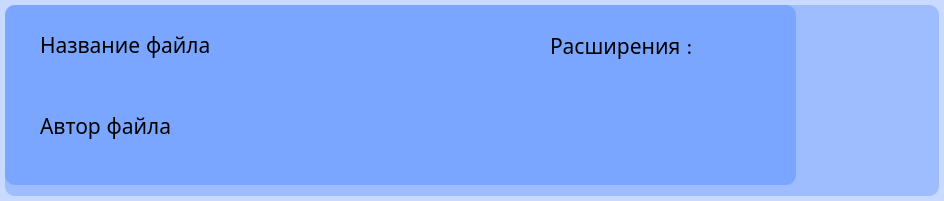
<?xml version="1.0" encoding="UTF-8"?>
<ui version="4.0">
 <class>Student</class>
 <widget class="QWidget" name="Student">
  <property name="geometry">
   <rect>
    <x>0</x>
    <y>0</y>
    <width>944</width>
    <height>201</height>
   </rect>
  </property>
  <property name="minimumSize">
   <size>
    <width>934</width>
    <height>171</height>
   </size>
  </property>
  <property name="maximumSize">
   <size>
    <width>16777215</width>
    <height>16777215</height>
   </size>
  </property>
  <property name="windowTitle">
   <string>Widget</string>
  </property>
  <property name="styleSheet">
   <string notr="true">font: 16pt &quot;URW Gothic [UKWN]&quot;;
background-color: rgba(0, 85, 255, 55);
border-radius: 10px;
margin:5px</string>
  </property>
  <widget class="QWidget" name="widget" native="true">
   <property name="geometry">
    <rect>
     <x>0</x>
     <y>0</y>
     <width>801</width>
     <height>190</height>
    </rect>
   </property>
   <property name="minimumSize">
    <size>
     <width>800</width>
     <height>190</height>
    </size>
   </property>
   <property name="maximumSize">
    <size>
     <width>1980</width>
     <height>190</height>
    </size>
   </property>
   <property name="font">
    <font>
     <family>URW Gothic [UKWN]</family>
     <pointsize>16</pointsize>
     <italic>false</italic>
     <bold>false</bold>
    </font>
   </property>
   <property name="mouseTracking">
    <bool>true</bool>
   </property>
   <property name="styleSheet">
    <string notr="true">background-color: rgba(0, 85, 255, 55);
border-radius: 10px;
margin:5px</string>
   </property>
   <widget class="QLabel" name="Fil_name">
    <property name="geometry">
     <rect>
      <x>30</x>
      <y>20</y>
      <width>481</width>
      <height>91</height>
     </rect>
    </property>
    <property name="font">
     <font>
      <family>URW Gothic [UKWN]</family>
      <pointsize>16</pointsize>
      <italic>false</italic>
      <bold>false</bold>
      <kerning>true</kerning>
     </font>
    </property>
    <property name="styleSheet">
     <string notr="true">background-color: none;</string>
    </property>
    <property name="text">
     <string>&lt;html&gt;&lt;head/&gt;&lt;body&gt;&lt;p align=&quot;justify&quot;&gt;Название файла &lt;/p&gt;&lt;/body&gt;&lt;/html&gt;</string>
    </property>
    <property name="textFormat">
     <enum>Qt::TextFormat::AutoText</enum>
    </property>
    <property name="alignment">
     <set>Qt::AlignmentFlag::AlignLeading|Qt::AlignmentFlag::AlignLeft|Qt::AlignmentFlag::AlignTop</set>
    </property>
    <property name="wordWrap">
     <bool>true</bool>
    </property>
   </widget>
   <widget class="QLabel" name="Date">
    <property name="geometry">
     <rect>
      <x>530</x>
      <y>100</y>
      <width>191</width>
      <height>51</height>
     </rect>
    </property>
    <property name="font">
     <font>
      <family>URW Gothic [UKWN]</family>
      <pointsize>16</pointsize>
      <italic>false</italic>
      <bold>false</bold>
     </font>
    </property>
    <property name="styleSheet">
     <string notr="true">background-color: none;</string>
    </property>
    <property name="text">
     <string/>
    </property>
   </widget>
   <widget class="QLabel" name="File_author">
    <property name="geometry">
     <rect>
      <x>30</x>
      <y>100</y>
      <width>421</width>
      <height>51</height>
     </rect>
    </property>
    <property name="font">
     <font>
      <family>URW Gothic [UKWN]</family>
      <pointsize>16</pointsize>
      <italic>false</italic>
      <bold>false</bold>
     </font>
    </property>
    <property name="styleSheet">
     <string notr="true">background-color: none;</string>
    </property>
    <property name="text">
     <string>Автор файла</string>
    </property>
    <property name="wordWrap">
     <bool>true</bool>
    </property>
   </widget>
   <widget class="QLabel" name="Extensions">
    <property name="geometry">
     <rect>
      <x>540</x>
      <y>20</y>
      <width>191</width>
      <height>51</height>
     </rect>
    </property>
    <property name="font">
     <font>
      <family>URW Gothic [UKWN]</family>
      <pointsize>16</pointsize>
      <italic>false</italic>
      <bold>false</bold>
     </font>
    </property>
    <property name="styleSheet">
     <string notr="true">background-color: none;</string>
    </property>
    <property name="text">
     <string>Расширения :</string>
    </property>
    <property name="wordWrap">
     <bool>true</bool>
    </property>
   </widget>
  </widget>
 </widget>
 <resources/>
 <connections/>
</ui>
